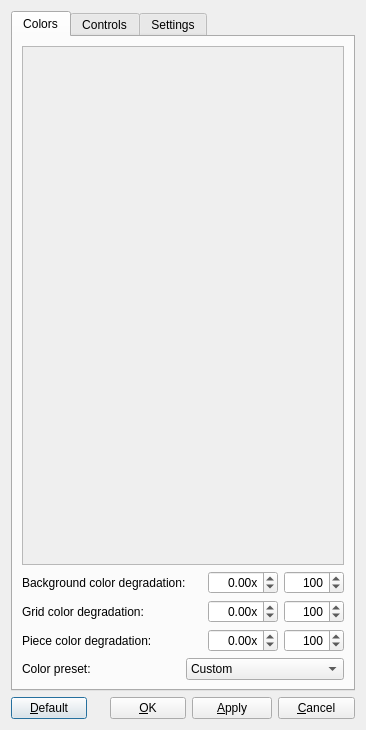
<?xml version="1.0" encoding="UTF-8"?>
<ui version="4.0">
 <class>GameOptionsDialog</class>
 <widget class="QDialog" name="GameOptionsDialog">
  <property name="geometry">
   <rect>
    <x>0</x>
    <y>0</y>
    <width>366</width>
    <height>730</height>
   </rect>
  </property>
  <property name="windowTitle">
   <string>Game options</string>
  </property>
  <layout class="QVBoxLayout" name="verticalLayout_4">
   <item>
    <widget class="QTabWidget" name="tabWidget">
     <property name="enabled">
      <bool>true</bool>
     </property>
     <property name="currentIndex">
      <number>0</number>
     </property>
     <widget class="QWidget" name="colorsTab">
      <attribute name="title">
       <string>Colors</string>
      </attribute>
      <layout class="QVBoxLayout" name="verticalLayout">
       <item>
        <widget class="QScrollArea" name="scrollArea">
         <property name="focusPolicy">
          <enum>Qt::NoFocus</enum>
         </property>
         <property name="widgetResizable">
          <bool>true</bool>
         </property>
         <widget class="QWidget" name="scrollAreaWidgetContents">
          <property name="geometry">
           <rect>
            <x>0</x>
            <y>0</y>
            <width>336</width>
            <height>525</height>
           </rect>
          </property>
         </widget>
        </widget>
       </item>
       <item>
        <layout class="QHBoxLayout" name="horizontalLayout_6">
         <item>
          <widget class="QLabel" name="label_19">
           <property name="text">
            <string>Background color degradation:</string>
           </property>
           <property name="buddy">
            <cstring>backgroundColorDegradationSpinBox</cstring>
           </property>
          </widget>
         </item>
         <item>
          <widget class="QDoubleSpinBox" name="backgroundColorDegradationMultiplierSpinBox">
           <property name="maximumSize">
            <size>
             <width>70</width>
             <height>16777215</height>
            </size>
           </property>
           <property name="alignment">
            <set>Qt::AlignRight|Qt::AlignTrailing|Qt::AlignVCenter</set>
           </property>
           <property name="suffix">
            <string>x</string>
           </property>
           <property name="minimum">
            <double>-20.000000000000000</double>
           </property>
           <property name="maximum">
            <double>20.000000000000000</double>
           </property>
           <property name="singleStep">
            <double>0.500000000000000</double>
           </property>
          </widget>
         </item>
         <item>
          <widget class="QSpinBox" name="backgroundColorDegradationSpinBox">
           <property name="maximumSize">
            <size>
             <width>60</width>
             <height>16777215</height>
            </size>
           </property>
           <property name="alignment">
            <set>Qt::AlignRight|Qt::AlignTrailing|Qt::AlignVCenter</set>
           </property>
           <property name="maximum">
            <number>200</number>
           </property>
           <property name="singleStep">
            <number>2</number>
           </property>
           <property name="value">
            <number>100</number>
           </property>
          </widget>
         </item>
        </layout>
       </item>
       <item>
        <layout class="QHBoxLayout" name="horizontalLayout_7">
         <item>
          <widget class="QLabel" name="label_20">
           <property name="text">
            <string>Grid color degradation:</string>
           </property>
           <property name="buddy">
            <cstring>gridColorDegradationSpinBox</cstring>
           </property>
          </widget>
         </item>
         <item>
          <widget class="QDoubleSpinBox" name="gridColorDegradationMultiplierSpinBox">
           <property name="maximumSize">
            <size>
             <width>70</width>
             <height>16777215</height>
            </size>
           </property>
           <property name="alignment">
            <set>Qt::AlignRight|Qt::AlignTrailing|Qt::AlignVCenter</set>
           </property>
           <property name="suffix">
            <string>x</string>
           </property>
           <property name="minimum">
            <double>-20.000000000000000</double>
           </property>
           <property name="maximum">
            <double>20.000000000000000</double>
           </property>
           <property name="singleStep">
            <double>0.500000000000000</double>
           </property>
          </widget>
         </item>
         <item>
          <widget class="QSpinBox" name="gridColorDegradationSpinBox">
           <property name="maximumSize">
            <size>
             <width>60</width>
             <height>16777215</height>
            </size>
           </property>
           <property name="alignment">
            <set>Qt::AlignRight|Qt::AlignTrailing|Qt::AlignVCenter</set>
           </property>
           <property name="maximum">
            <number>200</number>
           </property>
           <property name="singleStep">
            <number>2</number>
           </property>
           <property name="value">
            <number>100</number>
           </property>
          </widget>
         </item>
        </layout>
       </item>
       <item>
        <layout class="QHBoxLayout" name="horizontalLayout_5">
         <item>
          <widget class="QLabel" name="label_18">
           <property name="text">
            <string>Piece color degradation:</string>
           </property>
           <property name="buddy">
            <cstring>pieceColorDegradationSpinBox</cstring>
           </property>
          </widget>
         </item>
         <item>
          <widget class="QDoubleSpinBox" name="pieceColorDegradationMultiplierSpinBox">
           <property name="maximumSize">
            <size>
             <width>70</width>
             <height>16777215</height>
            </size>
           </property>
           <property name="alignment">
            <set>Qt::AlignRight|Qt::AlignTrailing|Qt::AlignVCenter</set>
           </property>
           <property name="suffix">
            <string>x</string>
           </property>
           <property name="minimum">
            <double>-20.000000000000000</double>
           </property>
           <property name="maximum">
            <double>20.000000000000000</double>
           </property>
           <property name="singleStep">
            <double>0.500000000000000</double>
           </property>
          </widget>
         </item>
         <item>
          <widget class="QSpinBox" name="pieceColorDegradationSpinBox">
           <property name="maximumSize">
            <size>
             <width>60</width>
             <height>16777215</height>
            </size>
           </property>
           <property name="alignment">
            <set>Qt::AlignRight|Qt::AlignTrailing|Qt::AlignVCenter</set>
           </property>
           <property name="maximum">
            <number>200</number>
           </property>
           <property name="singleStep">
            <number>2</number>
           </property>
           <property name="value">
            <number>100</number>
           </property>
          </widget>
         </item>
        </layout>
       </item>
       <item>
        <layout class="QHBoxLayout" name="horizontalLayout_2">
         <item>
          <widget class="QLabel" name="label_17">
           <property name="text">
            <string>Color preset:</string>
           </property>
           <property name="buddy">
            <cstring>colorPresetComboBox</cstring>
           </property>
          </widget>
         </item>
         <item>
          <widget class="QComboBox" name="colorPresetComboBox">
           <property name="currentIndex">
            <number>0</number>
           </property>
           <item>
            <property name="text">
             <string>Custom</string>
            </property>
           </item>
           <item>
            <property name="text">
             <string>Default</string>
            </property>
           </item>
           <item>
            <property name="text">
             <string>Black</string>
            </property>
           </item>
           <item>
            <property name="text">
             <string>Dark</string>
            </property>
           </item>
           <item>
            <property name="text">
             <string>Clear</string>
            </property>
           </item>
          </widget>
         </item>
        </layout>
       </item>
      </layout>
     </widget>
     <widget class="QWidget" name="controlsTab">
      <attribute name="title">
       <string>Controls</string>
      </attribute>
      <layout class="QGridLayout" name="gridLayout_3">
       <item row="0" column="0">
        <widget class="QGroupBox" name="groupBox_3">
         <property name="sizePolicy">
          <sizepolicy hsizetype="Preferred" vsizetype="Maximum">
           <horstretch>0</horstretch>
           <verstretch>0</verstretch>
          </sizepolicy>
         </property>
         <property name="title">
          <string>General</string>
         </property>
         <layout class="QGridLayout" name="gridLayoutGeneral">
          <item row="2" column="0">
           <widget class="QLabel" name="label_7">
            <property name="text">
             <string>Pause:</string>
            </property>
           </widget>
          </item>
          <item row="3" column="0">
           <widget class="QLabel" name="label_8">
            <property name="text">
             <string>Restart:</string>
            </property>
           </widget>
          </item>
         </layout>
        </widget>
       </item>
       <item row="2" column="0">
        <widget class="QGroupBox" name="groupBox">
         <property name="title">
          <string>Player 2 (left player)</string>
         </property>
         <layout class="QGridLayout" name="gridLayoutPlayer2">
          <item row="2" column="0">
           <widget class="QLabel" name="label_3">
            <property name="text">
             <string>Move left:</string>
            </property>
           </widget>
          </item>
          <item row="3" column="0">
           <widget class="QLabel" name="label_4">
            <property name="text">
             <string>Move right:</string>
            </property>
           </widget>
          </item>
          <item row="4" column="0">
           <widget class="QLabel" name="label_5">
            <property name="text">
             <string>Move down faster:</string>
            </property>
           </widget>
          </item>
          <item row="6" column="0">
           <widget class="QLabel" name="label_6">
            <property name="text">
             <string>Rotate piece counter-clockwise:</string>
            </property>
           </widget>
          </item>
          <item row="7" column="0">
           <widget class="QLabel" name="label_9">
            <property name="text">
             <string>Rotate piece clockwise:</string>
            </property>
           </widget>
          </item>
          <item row="5" column="0">
           <widget class="QLabel" name="label_15">
            <property name="text">
             <string>Drop piece:</string>
            </property>
           </widget>
          </item>
         </layout>
        </widget>
       </item>
       <item row="1" column="0">
        <widget class="QGroupBox" name="groupBox_2">
         <property name="title">
          <string>Player 1 (right player)</string>
         </property>
         <layout class="QGridLayout" name="gridLayoutPlayer1">
          <item row="0" column="0">
           <widget class="QLabel" name="label_10">
            <property name="text">
             <string>Move left:</string>
            </property>
           </widget>
          </item>
          <item row="1" column="0">
           <widget class="QLabel" name="label_11">
            <property name="text">
             <string>Move right:</string>
            </property>
           </widget>
          </item>
          <item row="2" column="0">
           <widget class="QLabel" name="label_14">
            <property name="text">
             <string>Move down faster:</string>
            </property>
           </widget>
          </item>
          <item row="4" column="0">
           <widget class="QLabel" name="label_13">
            <property name="text">
             <string>Rotate piece counter-clockwise:</string>
            </property>
           </widget>
          </item>
          <item row="5" column="0">
           <widget class="QLabel" name="label_12">
            <property name="text">
             <string>Rotate piece clockwise:</string>
            </property>
           </widget>
          </item>
          <item row="3" column="0">
           <widget class="QLabel" name="label_16">
            <property name="text">
             <string>Drop piece:</string>
            </property>
           </widget>
          </item>
         </layout>
        </widget>
       </item>
      </layout>
     </widget>
     <widget class="QWidget" name="settingsTab">
      <attribute name="title">
       <string>Settings</string>
      </attribute>
      <layout class="QVBoxLayout" name="verticalLayout_2">
       <item>
        <widget class="QGroupBox" name="groupBox_5">
         <property name="title">
          <string>Key repetition</string>
         </property>
         <layout class="QGridLayout" name="gridLayout_4">
          <item row="0" column="0" colspan="3">
           <widget class="QCheckBox" name="movementKeyRepetitionCheckBox">
            <property name="text">
             <string>Activate &amp;movement key repetition</string>
            </property>
            <property name="checked">
             <bool>true</bool>
            </property>
           </widget>
          </item>
          <item row="1" column="0" colspan="3">
           <widget class="QCheckBox" name="rotationKeyRepetitionCheckBox">
            <property name="text">
             <string>Activate &amp;rotation key repetition</string>
            </property>
           </widget>
          </item>
          <item row="2" column="0">
           <widget class="QLabel" name="label">
            <property name="text">
             <string>Delay (msecs):</string>
            </property>
            <property name="buddy">
             <cstring>delaySlider</cstring>
            </property>
           </widget>
          </item>
          <item row="2" column="1">
           <widget class="QSlider" name="delaySlider">
            <property name="minimum">
             <number>100</number>
            </property>
            <property name="maximum">
             <number>1000</number>
            </property>
            <property name="value">
             <number>215</number>
            </property>
            <property name="orientation">
             <enum>Qt::Horizontal</enum>
            </property>
           </widget>
          </item>
          <item row="2" column="2">
           <widget class="QSpinBox" name="delaySpinBox">
            <property name="minimumSize">
             <size>
              <width>68</width>
              <height>0</height>
             </size>
            </property>
            <property name="alignment">
             <set>Qt::AlignRight|Qt::AlignTrailing|Qt::AlignVCenter</set>
            </property>
            <property name="minimum">
             <number>100</number>
            </property>
            <property name="maximum">
             <number>1000</number>
            </property>
            <property name="value">
             <number>215</number>
            </property>
           </widget>
          </item>
          <item row="3" column="0">
           <widget class="QLabel" name="label_2">
            <property name="text">
             <string>Rate:</string>
            </property>
            <property name="buddy">
             <cstring>rateSlider</cstring>
            </property>
           </widget>
          </item>
          <item row="3" column="1">
           <widget class="QSlider" name="rateSlider">
            <property name="minimum">
             <number>1</number>
            </property>
            <property name="maximum">
             <number>50</number>
            </property>
            <property name="value">
             <number>25</number>
            </property>
            <property name="orientation">
             <enum>Qt::Horizontal</enum>
            </property>
           </widget>
          </item>
          <item row="3" column="2">
           <widget class="QSpinBox" name="rateSpinBox">
            <property name="minimumSize">
             <size>
              <width>68</width>
              <height>0</height>
             </size>
            </property>
            <property name="alignment">
             <set>Qt::AlignRight|Qt::AlignTrailing|Qt::AlignVCenter</set>
            </property>
            <property name="minimum">
             <number>1</number>
            </property>
            <property name="maximum">
             <number>50</number>
            </property>
            <property name="value">
             <number>25</number>
            </property>
           </widget>
          </item>
         </layout>
        </widget>
       </item>
       <item>
        <widget class="QGroupBox" name="groupBox_4">
         <property name="title">
          <string>Rotation style</string>
         </property>
         <layout class="QVBoxLayout" name="verticalLayout_3">
          <item>
           <widget class="QRadioButton" name="radioButtonDefalutRotation">
            <property name="text">
             <string>Default</string>
            </property>
            <property name="checked">
             <bool>true</bool>
            </property>
           </widget>
          </item>
          <item>
           <widget class="QRadioButton" name="radioButtonClassicalRotation">
            <property name="text">
             <string>Classical</string>
            </property>
           </widget>
          </item>
          <item>
           <widget class="QRadioButton" name="radioButtonClassicalModifiedRotation">
            <property name="text">
             <string>Classical modified</string>
            </property>
           </widget>
          </item>
          <item>
           <widget class="QRadioButton" name="radioButtonOldRotation">
            <property name="text">
             <string>Old</string>
            </property>
           </widget>
          </item>
         </layout>
        </widget>
       </item>
       <item>
        <spacer name="verticalSpacer_2">
         <property name="orientation">
          <enum>Qt::Vertical</enum>
         </property>
         <property name="sizeHint" stdset="0">
          <size>
           <width>20</width>
           <height>40</height>
          </size>
         </property>
        </spacer>
       </item>
      </layout>
     </widget>
    </widget>
   </item>
   <item>
    <layout class="QHBoxLayout" name="horizontalLayout">
     <item>
      <widget class="QPushButton" name="buttonDefault">
       <property name="minimumSize">
        <size>
         <width>62</width>
         <height>0</height>
        </size>
       </property>
       <property name="text">
        <string>&amp;Default</string>
       </property>
      </widget>
     </item>
     <item>
      <spacer name="horizontalSpacer">
       <property name="orientation">
        <enum>Qt::Horizontal</enum>
       </property>
       <property name="sizeHint" stdset="0">
        <size>
         <width>20</width>
         <height>20</height>
        </size>
       </property>
      </spacer>
     </item>
     <item>
      <widget class="QPushButton" name="buttonOK">
       <property name="minimumSize">
        <size>
         <width>62</width>
         <height>0</height>
        </size>
       </property>
       <property name="text">
        <string>&amp;OK</string>
       </property>
      </widget>
     </item>
     <item>
      <widget class="QPushButton" name="buttonApply">
       <property name="text">
        <string>&amp;Apply</string>
       </property>
      </widget>
     </item>
     <item>
      <widget class="QPushButton" name="buttonCancel">
       <property name="minimumSize">
        <size>
         <width>62</width>
         <height>0</height>
        </size>
       </property>
       <property name="text">
        <string>&amp;Cancel</string>
       </property>
      </widget>
     </item>
    </layout>
   </item>
  </layout>
 </widget>
 <tabstops>
  <tabstop>tabWidget</tabstop>
  <tabstop>buttonOK</tabstop>
  <tabstop>buttonCancel</tabstop>
  <tabstop>buttonDefault</tabstop>
  <tabstop>colorPresetComboBox</tabstop>
  <tabstop>rotationKeyRepetitionCheckBox</tabstop>
  <tabstop>delaySlider</tabstop>
  <tabstop>delaySpinBox</tabstop>
  <tabstop>rateSlider</tabstop>
  <tabstop>rateSpinBox</tabstop>
  <tabstop>radioButtonDefalutRotation</tabstop>
  <tabstop>radioButtonClassicalRotation</tabstop>
  <tabstop>radioButtonClassicalModifiedRotation</tabstop>
  <tabstop>radioButtonOldRotation</tabstop>
  <tabstop>movementKeyRepetitionCheckBox</tabstop>
 </tabstops>
 <resources/>
 <connections/>
</ui>
